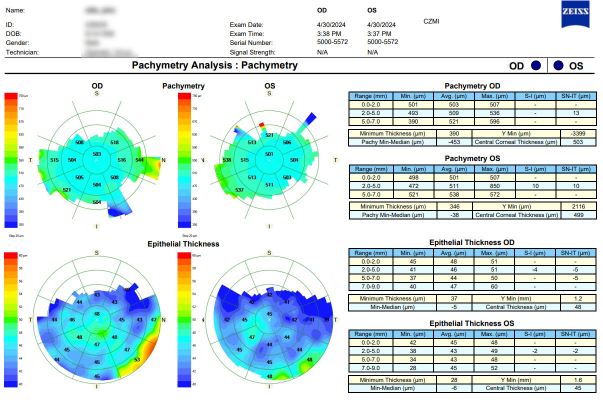
#> input picture images/Pachymetry  report.jpeg, 1205 x 803 px, found by its file name (shown at 1/2 size)
$ python khushi.py
#> lines starting #> are read from the running program, lines starting #| are printed output that depends on the picture; long printed decimals are rounded
import cv2
import numpy as np
from scipy.stats import trim_mean


def get_image(image_path):
    img = cv2.imread(image_path)
#> img is the input picture: shape (803, 1205, 3); mean B, G, R 223.2, 224.7, 203.5
    #img = cv2.resize(img,(500,500))

    return img

def find_graph(img):


    crop_pc_od =img[215:435, 75:325]
    crop_pc_od = cv2.resize(crop_pc_od,(240,240))
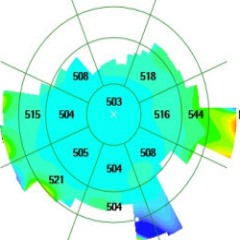
#> crop_pc_od: shape (240, 240, 3); mean B, G, R 221.4, 244, 153

    crop_pc_os = img[215:435, 410:670]
    crop_pc_os = cv2.resize(crop_pc_os,(240,240))
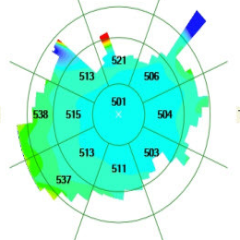
#> crop_pc_os: shape (240, 240, 3); mean B, G, R 227.6, 245.9, 171.6


    crop_epithial_od =img[510:770, 60:325]
    crop_epithial_od = cv2.resize(crop_epithial_od,(250,250))
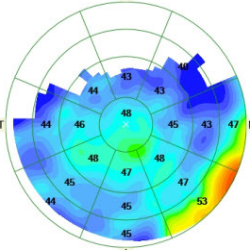
#> crop_epithial_od: shape (250, 250, 3); mean B, G, R 227.7, 216, 158.5

    crop_epithial_os =img[510:770, 410:670]
    crop_epithial_os = cv2.resize(crop_epithial_os,(280,280))
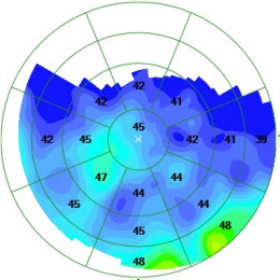
#> crop_epithial_os: shape (280, 280, 3); mean B, G, R 237.4, 196, 152.1


    return crop_pc_od,crop_pc_os,crop_epithial_od,crop_epithial_os


def extract_cct_from_colorbar(image):

    #image = cv2.imread(image_path)

    if image is None:
        raise FileNotFoundError(f"Image not found at path: {image_path}")


    print(f"Loaded image shape: {image.shape}")
#| Loaded image shape: (240, 240, 3)

    # Crop the color bar region
    color_bar = image[50:200, 20:50]


    if color_bar.size == 0:
        raise ValueError("Color bar region is empty. Check the cropping coordinates.")

    hsv_bar = cv2.cvtColor(color_bar, cv2.COLOR_BGR2HSV)
#> hsv_bar: shape (150, 30, 3); mean H, S, V 68.5, 140, 245.2

    hue_values = hsv_bar[:, :, 0]
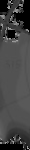
#> hue_values: shape (150, 30); min 0, max 173, mean 68.5

    # Get the min and max hue from the color bar
    min_hue = np.min(hue_values)
#> min_hue = 0
    max_hue = np.max(hue_values)
#> max_hue = 173

    # Define the thickness range based on the color bar
    min_thickness = 300  # Minimum value (blue region)
    max_thickness = 710 #710  # Maximum value (red region)

    # Crop the central region of the pachymetry map
    central_region = image[90:200, 90:150]
    # cv2.imshow("central_re",central_region)
    # cv2.waitKey(0)  # Wait for a key press
    # cv2.destroyAllWindows()   # Adjust coordinates for your image


    if central_region.size == 0:
        raise ValueError("Central region is empty. Check the cropping coordinates.")


    central_hsv = cv2.cvtColor(central_region, cv2.COLOR_BGR2HSV)
#> central_hsv: shape (110, 60, 3); mean H, S, V 87.5, 237.4, 243.2


    central_hue = np.mean(central_hsv[:, :, 0])
#> central_hue = 87.45


    print(f"Min Hue: {min_hue}, Max Hue: {max_hue}")
#| Min Hue: 0, Max Hue: 173
    print(f"Central Hue: {central_hue}")
#| Central Hue: 87.454


    cct = min_thickness + (central_hue - min_hue) / (max_hue - min_hue) * (max_thickness - min_thickness)
#> cct = 507.3

    return cct


def extract_of_epithelialreport_central_cct_from_image(image):
    """
    Extracts the Central Corneal Thickness (CCT) from the central region of the given cropped pachymetry map image.

    Parameters:
        image (numpy.ndarray): Cropped epithelial or pachymetry map image.

    Returns:
        float: Calculated CCT value.
    """
    if image is None:
        raise ValueError("Input image is None. Please provide a valid image.")

    # Predefined hue-to-thickness mapping
    hue_to_thickness_mapping = [
        (120, 40),  # Blue region: 40 μm
        (95, 48),   # Green region: 48 μm
        (50, 55),   # Yellow region: 55 μm
        (10, 60)    # Red region: 60 μm
    ]

    # Function to map Hue to thickness
    def hue_to_thickness(hue):
        for i in range(len(hue_to_thickness_mapping) - 1):
            h1, t1 = hue_to_thickness_mapping[i]
            h2, t2 = hue_to_thickness_mapping[i + 1]
            if h1 >= hue >= h2:
                # Interpolate between two thicknesses
                return t1 + (t2 - t1) * (hue - h1) / (h2 - h1)
        return 0  # Return 0 if Hue is out of range

    # Convert the image to HSV and apply Gaussian blur
    hsv_image = cv2.cvtColor(image, cv2.COLOR_BGR2HSV)
    hsv_image_blurred = cv2.GaussianBlur(hsv_image, (5, 5), 0)

    # Extract the central region (coordinates may need adjustment)
    central_region = hsv_image_blurred[145:155, 145:155]

    if central_region.size == 0:
        raise ValueError("Central region is empty. Check the cropping coordinates.")

    # Extract Hue values from the central region
    central_hue_values = central_region[:, :, 0]

    # Compute trimmed mean of the Hue values
    trimmed_hue = trim_mean(central_hue_values.flatten(), 0.05)

    # Map the trimmed Hue to thickness
    cct = hue_to_thickness(trimmed_hue)

    # Apply a fine-tuning offset
    cct = cct - 2.5  # Adjust offset if needed

    return cct


img = get_image(r"D:\corneal_pachymetry\corneal_pachymetry\images\Pachymetry  report.jpeg")

crop_pc_od,crop_pc_os,crop_epithial_od,crop_epithial_os=find_graph(img)
cct_of_od = extract_cct_from_colorbar(crop_pc_od)
#> cct_of_od = 507.3
cct_of_os = extract_cct_from_colorbar(crop_pc_os)
#| Loaded image shape: (240, 240, 3)
#> in extract_cct_from_colorbar (call 2), `hsv_bar = cv2.cvtColor(color_bar, cv2.COLOR_BGR2HSV)`: hsv_bar: shape (150, 30, 3); mean H, S, V 53.4, 105.1, 245
#> in extract_cct_from_colorbar (call 2), `hue_values = hsv_bar[:, :, 0]`:
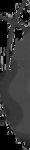
#> hue_values: shape (150, 30); min 0, max 174, mean 53.4
#> in extract_cct_from_colorbar (call 2), `max_hue = np.max(hue_values)`: max_hue = 174
#> in extract_cct_from_colorbar (call 2), `central_region = image[90:200, 90:150]`:
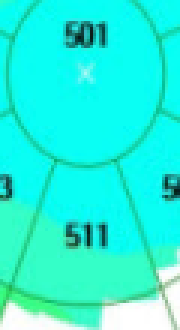
#> central_region: shape (110, 60, 3) (shown 3 times larger); mean B, G, R 220.7, 243.5, 37.3
#> in extract_cct_from_colorbar (call 2), `central_hsv = cv2.cvtColor(central_region, cv2.COLOR_BGR2HSV)`: central_hsv: shape (110, 60, 3); mean H, S, V 84.4, 215.7, 243.5
#> in extract_cct_from_colorbar (call 2), `central_hue = np.mean(central_hsv[:, :, 0])`: central_hue = 84.38
#| Min Hue: 0, Max Hue: 174
#| Central Hue: 84.382
#> in extract_cct_from_colorbar (call 2), `cct = min_thickness + (central_hue - min_hue) / (max_hue - min_hue) * ..`: cct = 498.8
#> cct_of_os = 498.8
cct_epithial_od = extract_of_epithelialreport_central_cct_from_image(crop_epithial_od)
#> in extract_of_epithelialreport_central_cct_from_image, `hsv_image = cv2.cvtColor(image, cv2.COLOR_BGR2HSV)`: hsv_image: shape (250, 250, 3); mean H, S, V 61.7, 100.6, 244.7
#> in extract_of_epithelialreport_central_cct_from_image, `hsv_image_blurred = cv2.GaussianBlur(hsv_image, (5, 5), 0)`: hsv_image_blurred: shape (250, 250, 3); mean H, S, V 61.7, 100.6, 244.7
#> in extract_of_epithelialreport_central_cct_from_image, `trimmed_hue = trim_mean(central_hue_values.flatten(), 0.05)`: trimmed_hue = 78.48
#> in extract_of_epithelialreport_central_cct_from_image, `cct = hue_to_thickness(trimmed_hue)`: cct = 50.57
#> in extract_of_epithelialreport_central_cct_from_image, `cct = cct - 2.5`: cct = 48.07
#> cct_epithial_od = 48.07
cct_epithial_os = extract_of_epithelialreport_central_cct_from_image(crop_epithial_os)
#> in extract_of_epithelialreport_central_cct_from_image (call 2), `hsv_image = cv2.cvtColor(image, cv2.COLOR_BGR2HSV)`: hsv_image: shape (280, 280, 3); mean H, S, V 68.1, 100.2, 244.7
#> in extract_of_epithelialreport_central_cct_from_image (call 2), `hsv_image_blurred = cv2.GaussianBlur(hsv_image, (5, 5), 0)`: hsv_image_blurred: shape (280, 280, 3); mean H, S, V 68.1, 100.2, 244.7
#> cct_epithial_os = 41.91
print(f"Central Corneal Thickness (CCT): {cct_of_od:.2f} μm")
#| Central Corneal Thickness (CCT): 507.26 μm
print(f"Central Corneal Thickness (CCT): {cct_of_os:.2f} μm")
#| Central Corneal Thickness (CCT): 498.83 μm
print(f"Central Corneal Thickness (CCT): {cct_epithial_od:.2f} μm")
#| Central Corneal Thickness (CCT): 48.07 μm
print(f"Central Corneal Thickness (CCT): {cct_epithial_os:.2f} μm")
#| Central Corneal Thickness (CCT): 41.91 μm

$ run again, with images/2nd_report.jpeg copied over images/Pachymetry  report.jpeg
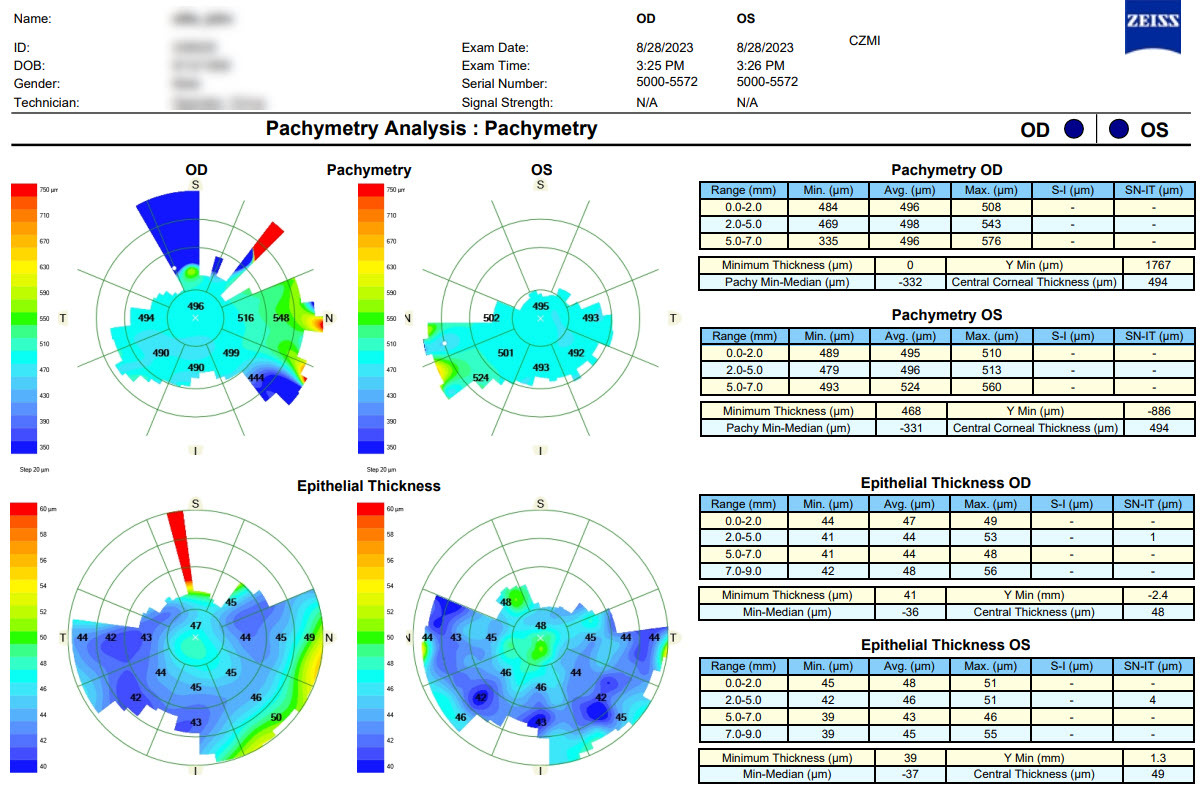
#> input picture images/2nd_report.jpeg, 1200 x 790 px, found by its file name
#> in get_image, img is the input picture: shape (790, 1200, 3); mean B, G, R 223.9, 224.7, 207.5
#| Loaded image shape: (240, 240, 3)
#> hsv_bar: shape (150, 30, 3); mean H, S, V 49.3, 33.8, 248.3
#> min_hue = 0
#> max_hue = 174
#> central_hsv: shape (110, 60, 3); mean H, S, V 82, 185.8, 241.1
#> central_hue = 82.01
#| Min Hue: 0, Max Hue: 174
#| Central Hue: 82.013
#> in extract_cct_from_colorbar, `cct = min_thickness + (central_hue - min_hue) / (max_hue - min_hue) * ..`: cct = 493.2
#| Loaded image shape: (240, 240, 3)
#> hsv_bar: shape (150, 30, 3); mean H, S, V 53.7, 102, 248.6
#> in extract_cct_from_colorbar (call 2), `hue_values = hsv_bar[:, :, 0]`:
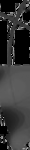
#> hue_values: shape (150, 30); min 0, max 173, mean 53.7
#> max_hue = 173
#> in extract_cct_from_colorbar (call 2), `central_region = image[90:200, 90:150]`:
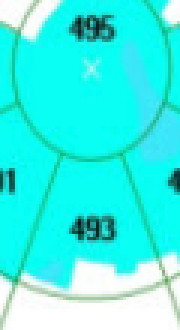
#> central_region: shape (110, 60, 3) (shown 3 times larger); mean B, G, R 231.7, 241.2, 63.9
#> central_hsv: shape (110, 60, 3); mean H, S, V 81.6, 188, 242.2
#> central_hue = 81.64
#| Min Hue: 0, Max Hue: 173
#| Central Hue: 81.642
#> in extract_cct_from_colorbar (call 2), `cct = min_thickness + (central_hue - min_hue) / (max_hue - min_hue) * ..`: cct = 493.5
#> hsv_image: shape (250, 250, 3); mean H, S, V 58.2, 85, 245.7
#> hsv_image_blurred: shape (250, 250, 3); mean H, S, V 58.2, 85, 245.7
#> trimmed_hue = 91.68
#> in extract_of_epithelialreport_central_cct_from_image, `cct = hue_to_thickness(trimmed_hue)`: cct = 48.52
#> in extract_of_epithelialreport_central_cct_from_image, `cct = cct - 2.5`: cct = 46.02
#> hsv_image: shape (280, 280, 3); mean H, S, V 60.1, 78.2, 245.4
#> hsv_image_blurred: shape (280, 280, 3); mean H, S, V 60.1, 78.2, 245.4
#> cct_epithial_os = 48.92
#| Central Corneal Thickness (CCT): 493.25 μm
#| Central Corneal Thickness (CCT): 493.49 μm
#| Central Corneal Thickness (CCT): 46.02 μm
#| Central Corneal Thickness (CCT): 48.92 μm
